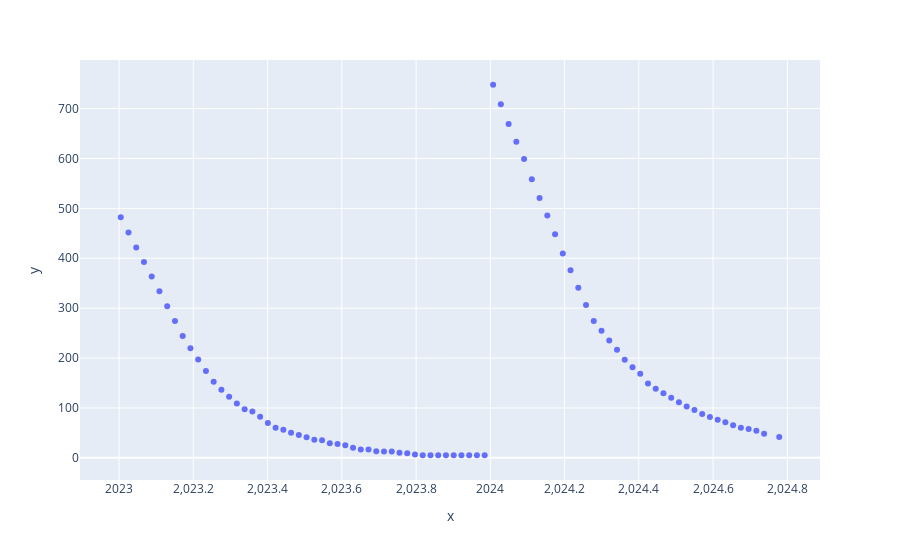

This figure's notebook cell:
### Code cell
px.scatter(
    x=mixed_years.filter(pl.col("model_year_is_previous_calendar_year") == 1).select("calendar_year").collect().to_series(),
    y=mixed_years.filter(pl.col("model_year_is_previous_calendar_year") == 1).select("advertised_inventory").collect().to_series()
)
